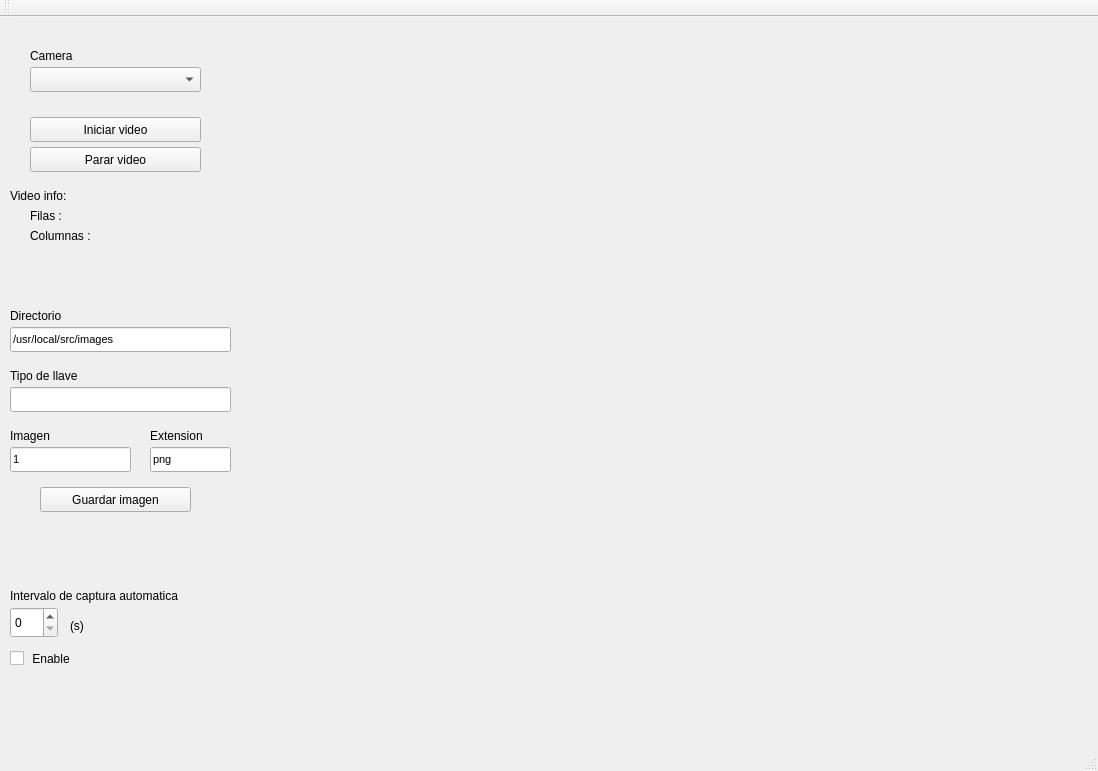
<?xml version="1.0" encoding="UTF-8"?>
<ui version="4.0">
 <class>MainWindow</class>
 <widget class="QMainWindow" name="MainWindow">
  <property name="geometry">
   <rect>
    <x>0</x>
    <y>0</y>
    <width>1098</width>
    <height>771</height>
   </rect>
  </property>
  <property name="windowTitle">
   <string>MainWindow</string>
  </property>
  <widget class="QWidget" name="centralWidget">
   <widget class="QPushButton" name="startVideo_pushButton">
    <property name="geometry">
     <rect>
      <x>30</x>
      <y>100</y>
      <width>171</width>
      <height>25</height>
     </rect>
    </property>
    <property name="text">
     <string>Iniciar video</string>
    </property>
   </widget>
   <widget class="QLineEdit" name="imageInput_lineEdit">
    <property name="geometry">
     <rect>
      <x>10</x>
      <y>430</y>
      <width>121</width>
      <height>25</height>
     </rect>
    </property>
    <property name="font">
     <font>
      <pointsize>8</pointsize>
     </font>
    </property>
    <property name="text">
     <string>1</string>
    </property>
   </widget>
   <widget class="QLineEdit" name="dirInput_lineEdit">
    <property name="geometry">
     <rect>
      <x>10</x>
      <y>310</y>
      <width>221</width>
      <height>25</height>
     </rect>
    </property>
    <property name="font">
     <font>
      <pointsize>8</pointsize>
     </font>
    </property>
    <property name="text">
     <string>/usr/local/src/images</string>
    </property>
   </widget>
   <widget class="QLabel" name="label_2">
    <property name="geometry">
     <rect>
      <x>10</x>
      <y>290</y>
      <width>71</width>
      <height>17</height>
     </rect>
    </property>
    <property name="text">
     <string>Directorio</string>
    </property>
   </widget>
   <widget class="QLabel" name="label_3">
    <property name="geometry">
     <rect>
      <x>10</x>
      <y>410</y>
      <width>71</width>
      <height>17</height>
     </rect>
    </property>
    <property name="text">
     <string>Imagen</string>
    </property>
   </widget>
   <widget class="QPushButton" name="saveFrame_pushButton">
    <property name="geometry">
     <rect>
      <x>40</x>
      <y>470</y>
      <width>151</width>
      <height>25</height>
     </rect>
    </property>
    <property name="text">
     <string>Guardar imagen</string>
    </property>
   </widget>
   <widget class="QLabel" name="label_4">
    <property name="geometry">
     <rect>
      <x>10</x>
      <y>170</y>
      <width>81</width>
      <height>17</height>
     </rect>
    </property>
    <property name="text">
     <string>Video info:</string>
    </property>
   </widget>
   <widget class="QLabel" name="rowsInfo_label">
    <property name="geometry">
     <rect>
      <x>30</x>
      <y>190</y>
      <width>161</width>
      <height>17</height>
     </rect>
    </property>
    <property name="text">
     <string>Filas :</string>
    </property>
   </widget>
   <widget class="QLabel" name="colsInfo_label">
    <property name="geometry">
     <rect>
      <x>30</x>
      <y>210</y>
      <width>161</width>
      <height>17</height>
     </rect>
    </property>
    <property name="text">
     <string>Columnas :</string>
    </property>
   </widget>
   <widget class="QLineEdit" name="keyInput_lineEdit">
    <property name="geometry">
     <rect>
      <x>10</x>
      <y>370</y>
      <width>221</width>
      <height>25</height>
     </rect>
    </property>
   </widget>
   <widget class="QLabel" name="label_5">
    <property name="geometry">
     <rect>
      <x>10</x>
      <y>350</y>
      <width>101</width>
      <height>17</height>
     </rect>
    </property>
    <property name="text">
     <string>Tipo de llave</string>
    </property>
   </widget>
   <widget class="QPushButton" name="stopVideo_pushButton">
    <property name="geometry">
     <rect>
      <x>30</x>
      <y>130</y>
      <width>171</width>
      <height>25</height>
     </rect>
    </property>
    <property name="text">
     <string>Parar video</string>
    </property>
   </widget>
   <widget class="QSplitter" name="splitter">
    <property name="geometry">
     <rect>
      <x>240</x>
      <y>10</y>
      <width>851</width>
      <height>691</height>
     </rect>
    </property>
    <property name="orientation">
     <enum>Qt::Vertical</enum>
    </property>
    <widget class="QLabel" name="imageDisplay_label">
     <property name="sizePolicy">
      <sizepolicy hsizetype="Preferred" vsizetype="Preferred">
       <horstretch>0</horstretch>
       <verstretch>0</verstretch>
      </sizepolicy>
     </property>
     <property name="autoFillBackground">
      <bool>true</bool>
     </property>
     <property name="text">
      <string/>
     </property>
     <property name="scaledContents">
      <bool>true</bool>
     </property>
    </widget>
   </widget>
   <widget class="QLineEdit" name="extensionInput_lineEdit">
    <property name="geometry">
     <rect>
      <x>150</x>
      <y>430</y>
      <width>81</width>
      <height>25</height>
     </rect>
    </property>
    <property name="font">
     <font>
      <pointsize>8</pointsize>
     </font>
    </property>
    <property name="text">
     <string>png</string>
    </property>
   </widget>
   <widget class="QLabel" name="label_6">
    <property name="geometry">
     <rect>
      <x>150</x>
      <y>410</y>
      <width>71</width>
      <height>17</height>
     </rect>
    </property>
    <property name="text">
     <string>Extension</string>
    </property>
   </widget>
   <widget class="QLabel" name="error_label">
    <property name="geometry">
     <rect>
      <x>20</x>
      <y>500</y>
      <width>191</width>
      <height>17</height>
     </rect>
    </property>
    <property name="styleSheet">
     <string notr="true">font: 11pt &quot;Ubuntu&quot;;
color: rgb(204, 0, 0);</string>
    </property>
    <property name="text">
     <string/>
    </property>
    <property name="textFormat">
     <enum>Qt::AutoText</enum>
    </property>
    <property name="alignment">
     <set>Qt::AlignCenter</set>
    </property>
   </widget>
   <widget class="QComboBox" name="cameraDropdown_comboBox">
    <property name="geometry">
     <rect>
      <x>30</x>
      <y>50</y>
      <width>171</width>
      <height>25</height>
     </rect>
    </property>
   </widget>
   <widget class="QLabel" name="label">
    <property name="geometry">
     <rect>
      <x>30</x>
      <y>30</y>
      <width>67</width>
      <height>17</height>
     </rect>
    </property>
    <property name="text">
     <string>Camera</string>
    </property>
   </widget>
   <widget class="QLabel" name="label_7">
    <property name="geometry">
     <rect>
      <x>10</x>
      <y>570</y>
      <width>221</width>
      <height>17</height>
     </rect>
    </property>
    <property name="text">
     <string>Intervalo de captura automatica</string>
    </property>
   </widget>
   <widget class="QSpinBox" name="autocaptureInterval_spinBox">
    <property name="geometry">
     <rect>
      <x>10</x>
      <y>590</y>
      <width>48</width>
      <height>31</height>
     </rect>
    </property>
   </widget>
   <widget class="QCheckBox" name="autocapture_checkBox">
    <property name="geometry">
     <rect>
      <x>10</x>
      <y>630</y>
      <width>92</width>
      <height>23</height>
     </rect>
    </property>
    <property name="text">
     <string> Enable</string>
    </property>
   </widget>
   <widget class="QLabel" name="label_8">
    <property name="geometry">
     <rect>
      <x>70</x>
      <y>600</y>
      <width>67</width>
      <height>17</height>
     </rect>
    </property>
    <property name="text">
     <string>(s)</string>
    </property>
   </widget>
   <widget class="QLabel" name="autoCaptureDisplay_label">
    <property name="geometry">
     <rect>
      <x>10</x>
      <y>660</y>
      <width>211</width>
      <height>17</height>
     </rect>
    </property>
    <property name="text">
     <string/>
    </property>
    <property name="alignment">
     <set>Qt::AlignCenter</set>
    </property>
   </widget>
  </widget>
  <widget class="QMenuBar" name="menuBar">
   <property name="geometry">
    <rect>
     <x>0</x>
     <y>0</y>
     <width>1098</width>
     <height>22</height>
    </rect>
   </property>
  </widget>
  <widget class="QToolBar" name="mainToolBar">
   <attribute name="toolBarArea">
    <enum>TopToolBarArea</enum>
   </attribute>
   <attribute name="toolBarBreak">
    <bool>false</bool>
   </attribute>
  </widget>
  <widget class="QStatusBar" name="statusBar"/>
 </widget>
 <layoutdefault spacing="6" margin="11"/>
 <resources/>
 <connections/>
</ui>
